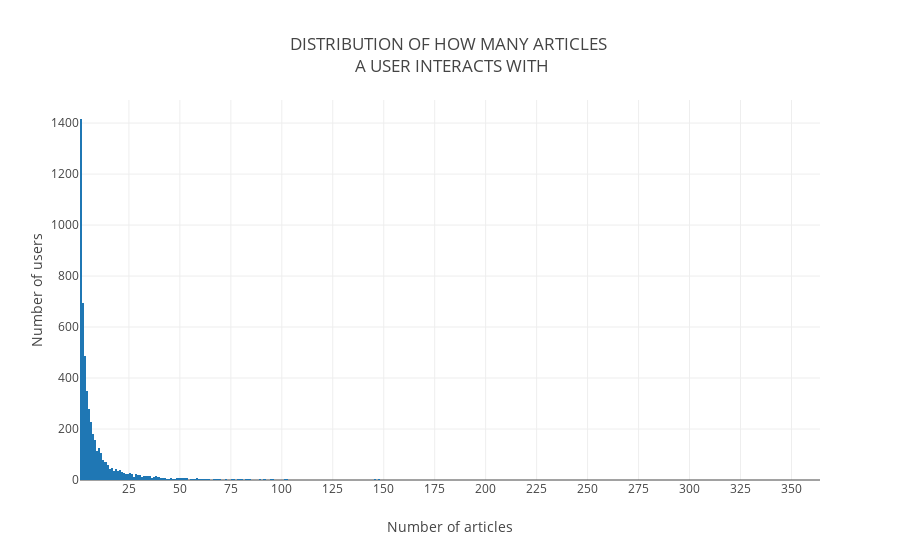

The notebook cell saved with this chart:
### Code cell
# [(articles_by_user > q1) & (articles_by_user < q3)]
trace0 = go.Histogram(
    x = articles_by_user,
    xbins = {
        "start": np.min(articles_by_user),
        "end": np.max(articles_by_user),
        "size": 1
    }
)


data = [trace0]

layout = go.Layout(
    title = "DISTRIBUTION OF HOW MANY ARTICLES <br> A USER INTERACTS WITH ",
    xaxis = {
        "title": "Number of articles",
        "automargin": True,
        "showgrid": True,
        "tick0": 0,
        "dtick": 25,
        "zeroline": False
    },
    
    yaxis = {
        "title": "Number of users",
        "automargin": True,
        "showgrid": True,
    }
    
)

fig = go.Figure(data = data, layout = layout)

offline_py.iplot(fig)

### Figure 1 — Plotly figure (JSON) as saved in the notebook; plotly's stock layout.template omitted (floating-point values rounded to 4 significant figures; data arrays with more than 128 entries replaced by an {"elided": "..."} marker saying what was removed)
{"data": [{"type": "histogram", "uid": "c732e3a2-8392-4b1b-9d86-628244eb4325", "x": {"elided": "5148 int values"}, "xbins": {"end": 364, "size": 1, "start": 1}}], "layout": {"title": {"text": "DISTRIBUTION OF HOW MANY ARTICLES <br> A USER INTERACTS WITH "}, "xaxis": {"automargin": true, "dtick": 25, "showgrid": true, "tick0": 0, "title": {"text": "Number of articles"}, "zeroline": false}, "yaxis": {"automargin": true, "showgrid": true, "title": {"text": "Number of users"}}}}
